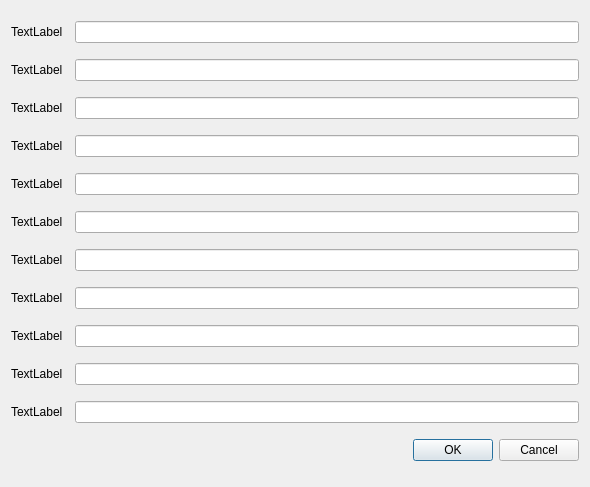
<?xml version="1.0" encoding="UTF-8"?>
<ui version="4.0">
 <class>DialogToInsert</class>
 <widget class="QDialog" name="DialogToInsert">
  <property name="geometry">
   <rect>
    <x>0</x>
    <y>0</y>
    <width>590</width>
    <height>487</height>
   </rect>
  </property>
  <property name="windowTitle">
   <string>Dialog</string>
  </property>
  <layout class="QGridLayout" name="gridLayout">
   <item row="2" column="3">
    <widget class="QLineEdit" name="lineEdit_2"/>
   </item>
   <item row="11" column="3">
    <widget class="QLineEdit" name="lineEdit_6"/>
   </item>
   <item row="15" column="3">
    <widget class="QLineEdit" name="lineEdit_9"/>
   </item>
   <item row="17" column="3">
    <widget class="QLineEdit" name="lineEdit_10"/>
   </item>
   <item row="0" column="3">
    <widget class="QLineEdit" name="lineEdit_1"/>
   </item>
   <item row="13" column="3">
    <widget class="QLineEdit" name="lineEdit_7"/>
   </item>
   <item row="20" column="1" colspan="3">
    <widget class="QDialogButtonBox" name="buttonBox">
     <property name="orientation">
      <enum>Qt::Horizontal</enum>
     </property>
     <property name="standardButtons">
      <set>QDialogButtonBox::Cancel|QDialogButtonBox::Ok</set>
     </property>
    </widget>
   </item>
   <item row="0" column="1">
    <widget class="QLabel" name="label_1">
     <property name="text">
      <string>TextLabel</string>
     </property>
    </widget>
   </item>
   <item row="14" column="3">
    <widget class="QLineEdit" name="lineEdit_8"/>
   </item>
   <item row="10" column="3">
    <widget class="QLineEdit" name="lineEdit_5"/>
   </item>
   <item row="8" column="3">
    <widget class="QLineEdit" name="lineEdit_4"/>
   </item>
   <item row="2" column="1">
    <widget class="QLabel" name="label_2">
     <property name="text">
      <string>TextLabel</string>
     </property>
    </widget>
   </item>
   <item row="6" column="1">
    <widget class="QLabel" name="label_3">
     <property name="text">
      <string>TextLabel</string>
     </property>
    </widget>
   </item>
   <item row="10" column="1">
    <widget class="QLabel" name="label_5">
     <property name="text">
      <string>TextLabel</string>
     </property>
    </widget>
   </item>
   <item row="8" column="1">
    <widget class="QLabel" name="label_4">
     <property name="text">
      <string>TextLabel</string>
     </property>
    </widget>
   </item>
   <item row="11" column="1">
    <widget class="QLabel" name="label_6">
     <property name="text">
      <string>TextLabel</string>
     </property>
    </widget>
   </item>
   <item row="6" column="3">
    <widget class="QLineEdit" name="lineEdit_3"/>
   </item>
   <item row="13" column="1">
    <widget class="QLabel" name="label_7">
     <property name="text">
      <string>TextLabel</string>
     </property>
    </widget>
   </item>
   <item row="19" column="3">
    <widget class="QLineEdit" name="lineEdit_11"/>
   </item>
   <item row="15" column="1">
    <widget class="QLabel" name="label_9">
     <property name="text">
      <string>TextLabel</string>
     </property>
    </widget>
   </item>
   <item row="14" column="1">
    <widget class="QLabel" name="label_8">
     <property name="text">
      <string>TextLabel</string>
     </property>
    </widget>
   </item>
   <item row="19" column="1">
    <widget class="QLabel" name="label_11">
     <property name="text">
      <string>TextLabel</string>
     </property>
    </widget>
   </item>
   <item row="17" column="1">
    <widget class="QLabel" name="label_10">
     <property name="text">
      <string>TextLabel</string>
     </property>
    </widget>
   </item>
  </layout>
 </widget>
 <resources/>
 <connections>
  <connection>
   <sender>buttonBox</sender>
   <signal>accepted()</signal>
   <receiver>DialogToInsert</receiver>
   <slot>accept()</slot>
   <hints>
    <hint type="sourcelabel">
     <x>248</x>
     <y>254</y>
    </hint>
    <hint type="destinationlabel">
     <x>157</x>
     <y>274</y>
    </hint>
   </hints>
  </connection>
  <connection>
   <sender>buttonBox</sender>
   <signal>rejected()</signal>
   <receiver>DialogToInsert</receiver>
   <slot>reject()</slot>
   <hints>
    <hint type="sourcelabel">
     <x>316</x>
     <y>260</y>
    </hint>
    <hint type="destinationlabel">
     <x>286</x>
     <y>274</y>
    </hint>
   </hints>
  </connection>
 </connections>
</ui>
